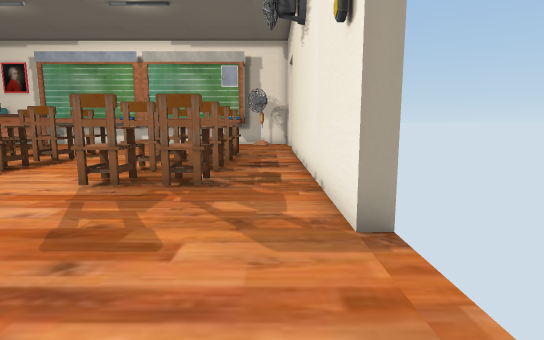
view 1 (above)

16 first-person views from a walk through a scene from a Unity 3-D project. The camera is 1.4 m above the floor, tilts 8° down and sees 80° across. Doors are open. The floor is counted in squares, 1 m on a side. Each view is taken from the middle of a square. On the plan, view 1 faces up. The plan holds only what a view shows up to about 15 squares ahead; the rest is blank. The place goes on beyond the plan. The player is left out. Some animated figures are left out. Some surface patterns are stand-ins.

view 2
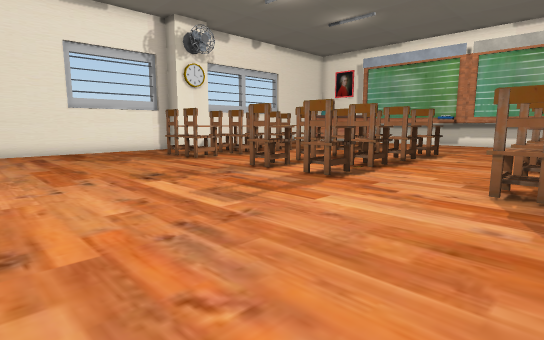

view 3
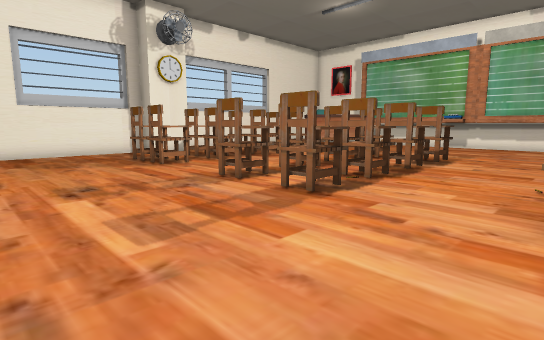

view 4
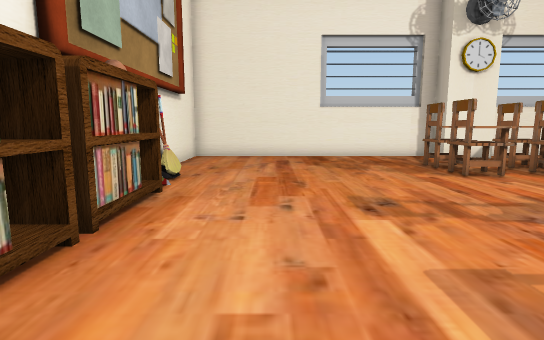

view 5
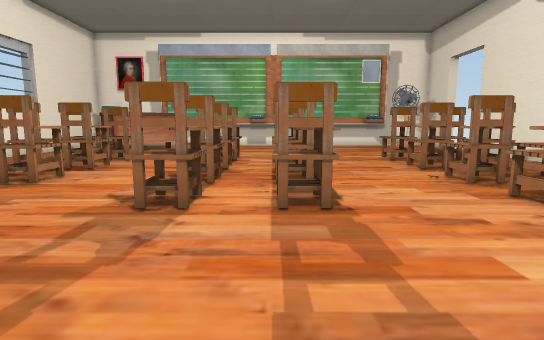

view 6
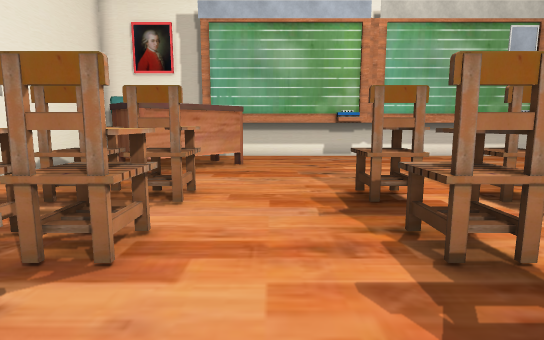

view 7
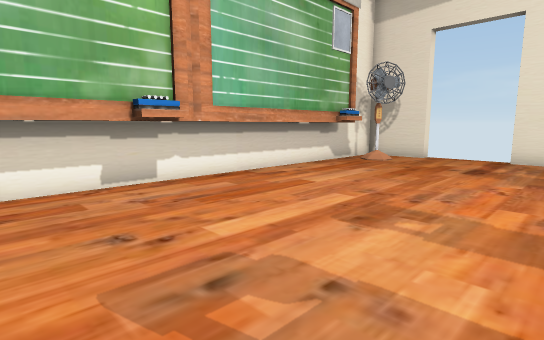

view 8
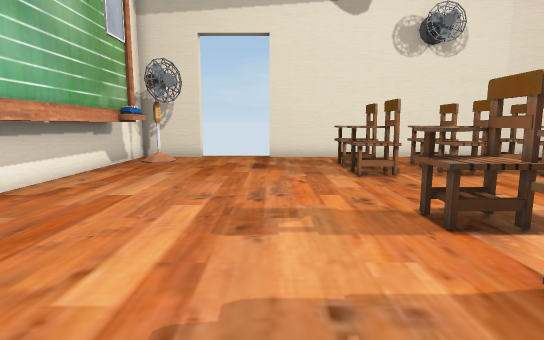

view 9
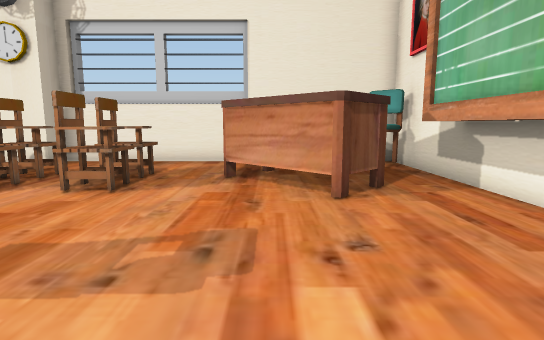

view 10
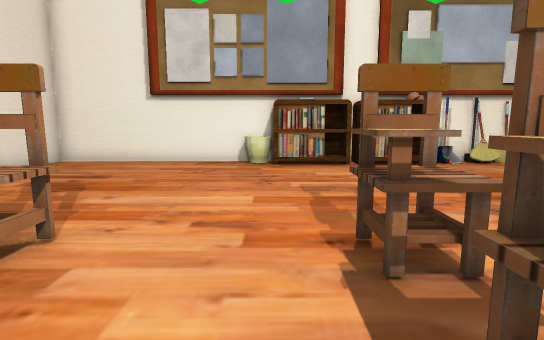

view 11
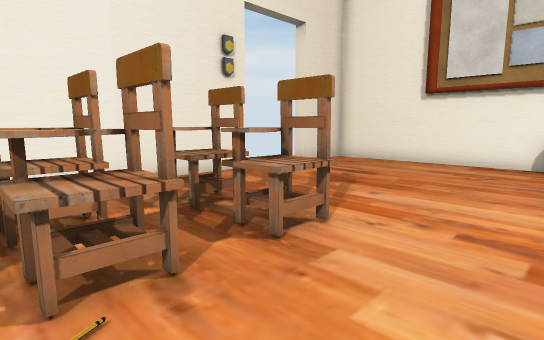

view 12
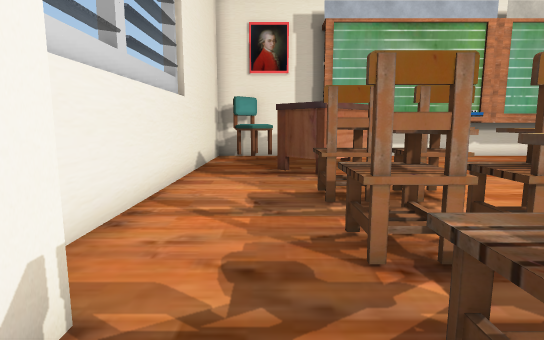

view 13
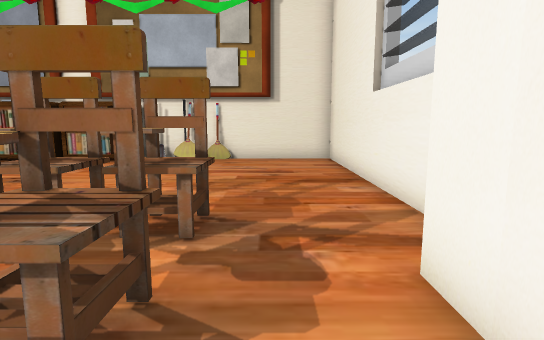

view 14
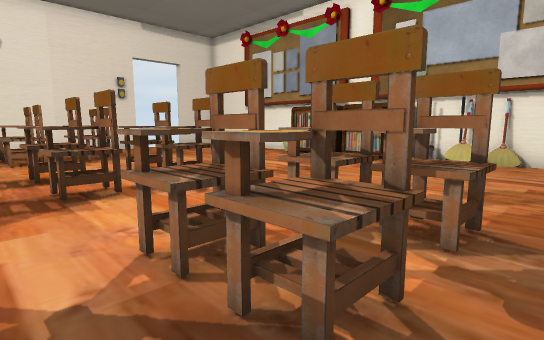

view 15
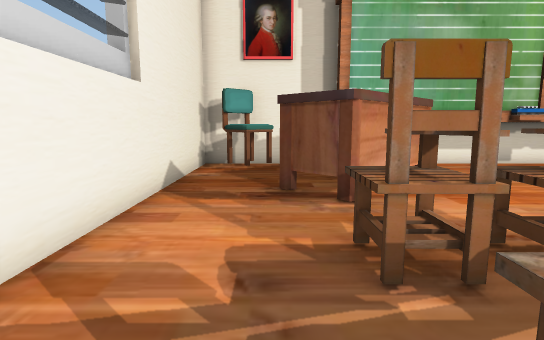

view 16
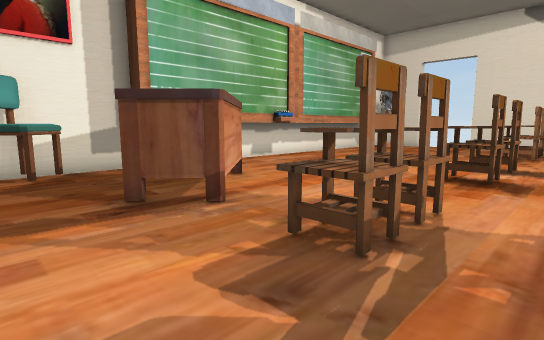

### Floor plan
Key: @ floor where view 1 was taken; # wall or solid block; . floor; D open door; O other object.
Columns run from 21 left of view 1 to 2 right of it. Each row starts with its distance up from view 1.
 24 #######           #####
 23 #.OO.###############..#
 22 #.O.................O.#
 21 #.....O...............D
 20 #.... OO..............DD
 19 #..OOOO...............DD
 18 #...OO................D#
 17 #.....................#
 16 #...OOO...O.OO...O.O..#
 15 #...OOO...OOOO...O.O..#
 14 #.....................#
 13 #...OOO...OOOO...O.O..#
 12 #...OOO...O.OO...O.O..#
 11 ##...OO...O......O.O..#
 10 ##..OOO...OOOO...O.O..#
  9 ##....................#
  8 #...OOO...OOOO...O.O..#
  7 #...OOO...O.OO...O.O..#
  6 #.....................#
  5 #.....................#
  4 #.....................D
  3 #.....................DD
  2 #.....................DD
  1 #.....................D#
  0 #....................@##
 -1 #....#O#OOOOOOOO......#
 -2 #########  #  #########

Positions as (right, up) in squares from view 1, and headings:
1: (0, 0), facing up
2: (-3, 0), facing up-left
3: (-4, 2), facing up-left
4: (-6, 2), facing left
5: (-9, 2), facing up
6: (-13, 9), facing up
7: (-13, 16), facing up-right
8: (-13, 18), facing right
9: (-8, 19), facing left
10: (-7, 11), facing down
11: (-7, 11), facing down-right
12: (-18, 9), facing up
13: (-18, 12), facing down
14: (-18, 12), facing down-right
15: (-18, 12), facing up
16: (-20, 13), facing up-right
